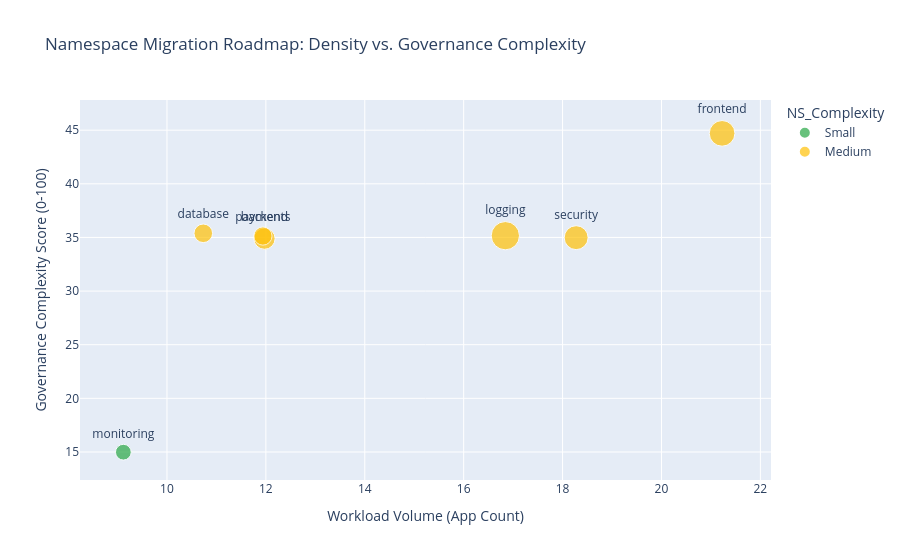

Notebook source saved alongside this figure:
### Code cell
import numpy as np

# Create a copy for plotting to avoid changing your real data
plot_df = ns_df.copy()

# Add a tiny bit of random noise so overlapping bubbles become visible
# 0.2 is small enough to not change the meaning but large enough to see the gap
plot_df['App_Count_Jitter'] = plot_df['App_Count'] + np.random.uniform(-0.3, 0.3, len(plot_df))
plot_df['NS_Score_Jitter'] = plot_df['NS_Score'] + np.random.uniform(-0.5, 0.5, len(plot_df))

# Create the color map from your config thresholds
color_map = {t['label']: t['color'] for t in ns_cfg['thresholds']['migration_impact']}

fig_ns = px.scatter(plot_df, 
                    x='App_Count_Jitter',  # Use jittered X
                    y='NS_Score_Jitter',    # Use jittered Y
                    size='Total_Mem_GiB', 
                    color='NS_Complexity',
                    hover_name='Namespace', # This will show which name is which
                    text='Namespace',       # OPTIONAL: This adds the name next to the bubble
                    title="Namespace Migration Roadmap: Density vs. Governance Complexity",
                    color_discrete_map=color_map,
                    category_orders={"NS_Complexity": ["Small", "Medium", "Large", "X-Large"]})

# Make the labels look nice
fig_ns.update_traces(textposition='top center')
fig_ns.update_layout(
    xaxis_title="Workload Volume (App Count)",
    yaxis_title="Governance Complexity Score (0-100)"
)

fig_ns.show()

### Figure 1 — Plotly figure (JSON) as saved in the notebook; plotly's stock layout.template omitted (floating-point values rounded to 4 significant figures)
{"data": [{"hovertemplate": "<b>%{hovertext}</b><br><br>NS_Complexity=Small<br>App_Count_Jitter=%{x}<br>NS_Score_Jitter=%{y}<br>Total_Mem_GiB=%{marker.size}<br>Namespace=%{text}<extra></extra>", "hovertext": ["monitoring"], "legendgroup": "Small", "marker": {"color": "#28a745", "size": [11.5], "sizemode": "area", "sizeref": 0.0925, "symbol": "circle"}, "mode": "markers+text", "name": "Small", "orientation": "v", "showlegend": true, "text": ["monitoring"], "textposition": "top center", "type": "scatter", "x": [9.118], "xaxis": "x", "y": [14.98], "yaxis": "y"}, {"hovertemplate": "<b>%{hovertext}</b><br><br>NS_Complexity=Medium<br>App_Count_Jitter=%{x}<br>NS_Score_Jitter=%{y}<br>Total_Mem_GiB=%{marker.size}<br>Namespace=%{text}<extra></extra>", "hovertext": ["backend", "database", "frontend", "logging", "payments", "security"], "legendgroup": "Medium", "marker": {"color": "#ffc107", "size": [21.0, 16.0, 30.5, 37.0, 15.5, 26.5], "sizemode": "area", "sizeref": 0.0925, "symbol": "circle"}, "mode": "markers+text", "name": "Medium", "orientation": "v", "showlegend": true, "text": ["backend", "database", "frontend", "logging", "payments", "security"], "textposition": "top center", "type": "scatter", "x": [11.97, 10.73, 21.23, 16.84, 11.94, 18.27], "xaxis": "x", "y": [34.89, 35.39, 44.7, 35.16, 35.13, 34.98], "yaxis": "y"}], "layout": {"legend": {"itemsizing": "constant", "title": {"text": "NS_Complexity"}, "tracegroupgap": 0}, "title": {"text": "Namespace Migration Roadmap: Density vs. Governance Complexity"}, "xaxis": {"anchor": "y", "domain": [0, 1], "title": {"text": "Workload Volume (App Count)"}}, "yaxis": {"anchor": "x", "domain": [0, 1], "title": {"text": "Governance Complexity Score (0-100)"}}}}
